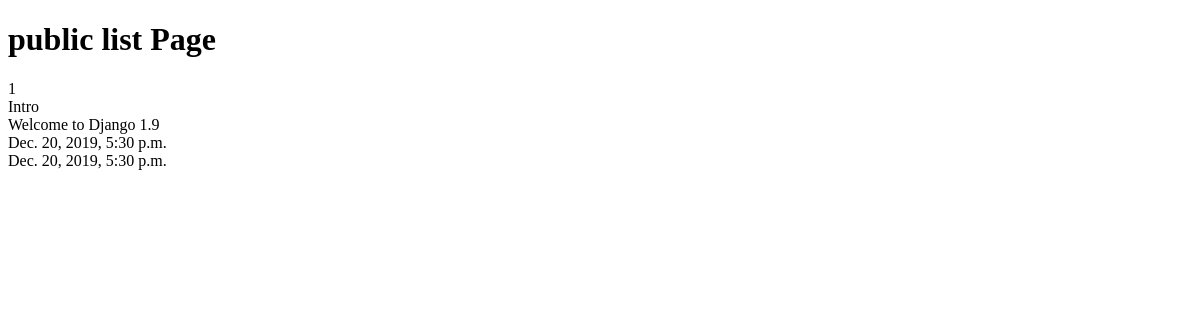
/posts/, run on an earlier commit of the app's database.
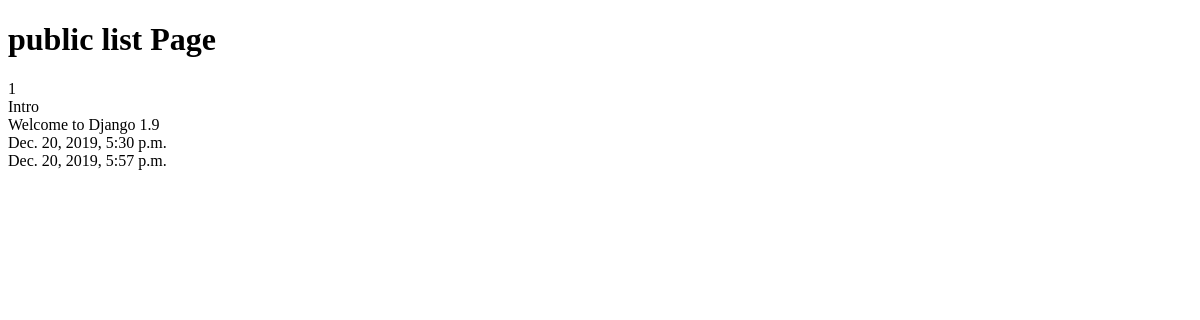
And on a later commit of the database.
### posts/models.py (models this page shows, shortened)
class Post(models.Model):
	title = models.CharField(max_length=120)
	content = models.TextField()
	updated = models.DateTimeField(auto_now=True, auto_now_add=False)
	timestamp = models.DateTimeField(auto_now=False, auto_now_add=True)

### posts/views.py (the view)
def post_list(request):
	queryset = Post.objects.all()
	context = {
		"object_list": queryset,
		"title": "public list"
	}
	return render(request, "index.html", context)

### templates/index.html (shortened to what this page needs)
<!DOCTYPE html>
<html>
<head>
</head>
<body>
<h1>{{title}} Page</h1>
{% for obj in object_list %}
{{ obj.id }}</br>
{{ obj.title}}</br>
{{ obj.content }}</br>
{{ obj.timestamp }}</br>
{{ obj.updated }}</br>
{% endfor %}
</body>
</html>

What changed in the data, as far as the page shows it:
changed Post "Intro": updated "Dec. 20, 2019, 5:30 p.m." → "Dec. 20, 2019, 5:57 p.m."
